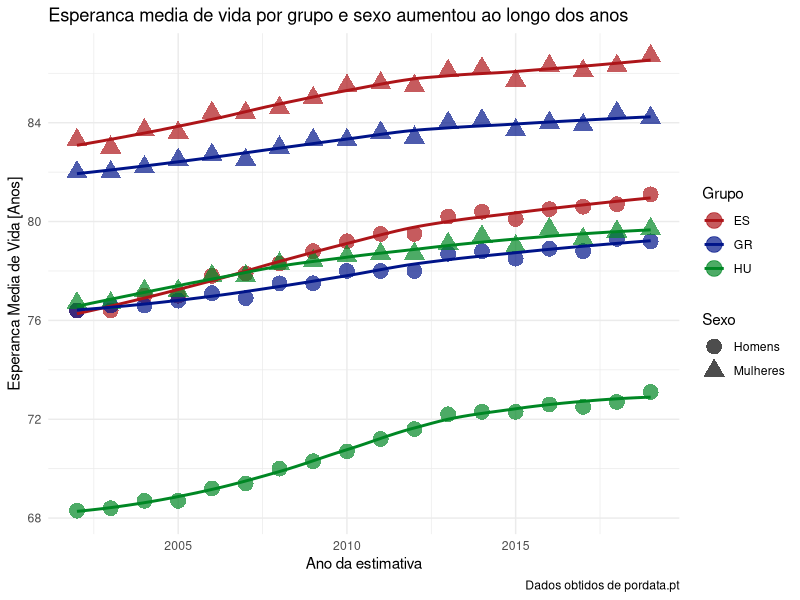

Here is the R script that generated this plot:
library(tidyverse)
library(readxl)
library(ggrepel)

#emv -> Esperanca media de vida
emv <- read_excel('EsperancaVida.xlsx', range = 'A9:CY70', col_names = FALSE)
tibblEmv <- as_tibble(emv)

#TODO SUBSTITUIR O LOOP POR UMA FORMA MAIS COMPACTA
#tibblEmv[1,] <-  map_at(tibblEmv,.at = 2:length(tibblEmv[1,]),as.list(sapply(strsplit(as.character(tibblEmv[1,]),split = " "), `[`, 1)))
#tibblEmv[1,3]
#map(tibblEmv[1,],str_c(tibblEmv[1,],'T',sep = '_'))

#Reduzir os nomes dos paises às suas iniciais e adicionar uma coluna com o sexo e pais correspondente ao valor da emv
for (i in 2:ncol(tibblEmv)) {
  tibblEmv[1,i] <- sapply(strsplit(as.character(tibblEmv[1,i]),split = " "), `[`, 1)
  if(i<36) {
    tibblEmv[1,i] <- str_c(tibblEmv[1,i],'Total',sep = '_')
  }
  if(i>=36 & i<70 ) {
    tibblEmv[1,i] <- str_c(tibblEmv[1,i],'Homens',sep = '_')
  }
  if (i>=70){
    tibblEmv[1,i] <- str_c(tibblEmv[1,i],'Mulheres',sep = '_')
  }
}

#Adicionar os nomes das colunas aos dados
colnames(tibblEmv) <- tibblEmv[1,]
colnames(tibblEmv)[1] <- 'Ano'
tibblEmv <- slice(tibblEmv,-1)

#Separar a coluna dos sexos e paises em 2 (uma coluna para cada)
tibblEmv %>%
  pivot_longer(UE27_Total:CH_Mulheres,names_to = 'GS',values_to = 'EMV',values_transform = list(EMV = as.numeric)) %>%
    separate(GS,c('Grupo','Sexo'),sep = '_') %>%

#Fazer o gráfico
  filter((Grupo == 'ES'| Grupo == 'GR'|Grupo == 'HU') &
           (between(Ano,2002,2019)) &
           (Sexo == 'Homens'|Sexo == 'Mulheres')) %>%
  ggplot(aes(x = Ano, y = EMV,Group = Grupo,colour = Grupo,shape = Sexo))+
  #ggrepel::geom_label_repel(aes(label =  max(tibblEmv$EMV)),  #---> tentativa de criar labels com os
  #                          size = 6,                          #    valores dos pontos
  #                          label.size = 0,
  #                          segment.color = NA)+
  geom_point(size = 5, alpha = 0.7)+
  geom_smooth(se = F)+
  theme_minimal()+
  scale_color_manual(values=c("#ad1519", "#001489",'#008724'))+
  labs(title = 'Esperanca media de vida por grupo e sexo aumentou ao longo dos anos',
       caption = 'Dados obtidos de pordata.pt',
       x = 'Ano da estimativa', #Ou 'Momento de referencia'?
       y = 'Esperanca Media de Vida [Anos]')
